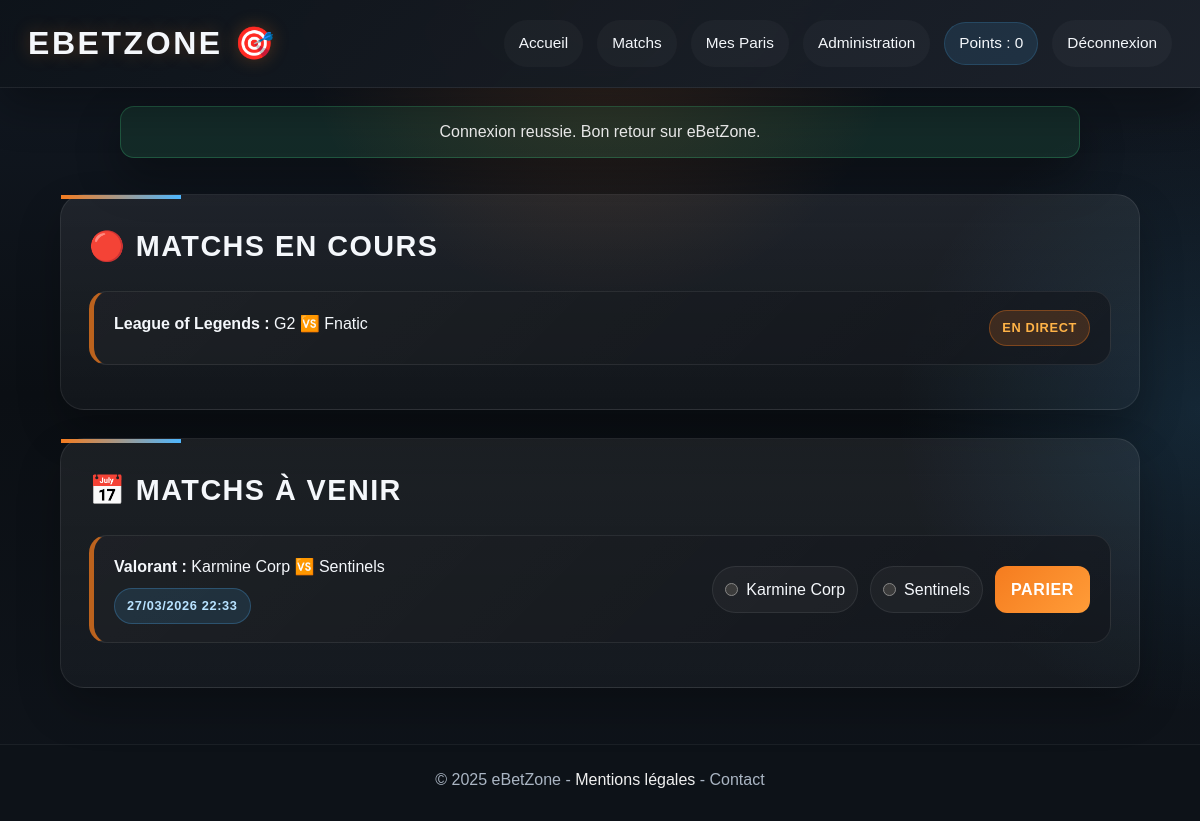
Page /matchs (signed in) on the committed database.
### tables this page shows
CREATE TABLE users (
    id INT AUTO_INCREMENT PRIMARY KEY,
    username VARCHAR(50) NOT NULL UNIQUE,
    login VARCHAR(100) NOT NULL UNIQUE,
    mdp VARCHAR(255) NOT NULL,
    role ENUM('user', 'admin') DEFAULT 'user',
    points INT DEFAULT 0,
    created_at DATETIME DEFAULT CURRENT_TIMESTAMP
);

CREATE TABLE matchs (
    id INT AUTO_INCREMENT PRIMARY KEY,
    jeu VARCHAR(50) NOT NULL,
    equipe1 VARCHAR(100) NOT NULL,
    equipe2 VARCHAR(100) NOT NULL,
    date_match DATETIME NOT NULL,
    gagnant ENUM('equipe1', 'equipe2', 'en cours') DEFAULT 'en cours'
);

### controllers/pagesController.php (called while the page is built, shortened)
<?php
require_once "controllers/utilities.php";
require_once "models/matchModel.php";
require_once "models/userModel.php";
function syncCurrentUserSession() {
    $user = currentUser();
    $userModel = new UserModel();
    $freshUser = $userModel->getById($user["id"]);
}
function matchsPage(){
    syncCurrentUserSession();
    $datas_page=[
        "description" => "Page matchs du site",
        "title" => "Matchs : eBetZone",
        "view" => "views/pages/matchs.php",
    ];
    drawPage($datas_page);
}

### models/userModel.php (called while the page is built, shortened)
<?php
require_once "models/pdoModel.php";
class UserModel {
    private $pdo;
    public function __construct() {
        $this->pdo = setDB();
    }
    public function getById($id) {
        $stmt = $this->pdo->prepare("SELECT * FROM users WHERE id = ?");
        $stmt->execute([$id]);
        return $stmt->fetch(PDO::FETCH_ASSOC);
    }
}

### models/pdoModel.php (called while the page is built)
<?php
function setDB(){
    static $pdo;
    if($pdo === null){
        $configs = [
            ["dsn" => "mysql:host=localhost;port=8889;dbname=bdebetzone;charset=utf8mb4", "user" => "root", "password" => "root"],
            ["dsn" => "mysql:host=localhost;dbname=bdebetzone;charset=utf8mb4", "user" => "root", "password" => ""],
        ];
        $lastException = null;
        foreach ($configs as $config) {
            try {
                $pdo = new PDO($config["dsn"], $config["user"], $config["password"]);
                $pdo->setAttribute(PDO::ATTR_ERRMODE, PDO::ERRMODE_EXCEPTION);
                return $pdo;
            } catch (PDOException $e) {
                $lastException = $e;
            }
        }
        throw $lastException;
    }
    return $pdo;
}

### models/matchModel.php (called while the page is built, shortened)
<?php
require_once("models/pdoModel.php");
class MatchModel {
    private $pdo;
    public function __construct() {
        $this->pdo = setDB();
    }
    public function getMatchsEnCours() {
        $sql = "SELECT * FROM matchs WHERE gagnant = 'en cours' AND date_match <= NOW()";
        return $this->pdo->query($sql)->fetchAll(PDO::FETCH_ASSOC);
    }
    public function getMatchsAVenir() {
        $sql = "SELECT * FROM matchs WHERE date_match > NOW() AND gagnant = 'en cours' ORDER BY date_match ASC";
        return $this->pdo->query($sql)->fetchAll(PDO::FETCH_ASSOC);
    }
}

### views/pages/matchs.php (the view, shortened to what this page needs)
<?php include("views/components/header.php"); ?>
<?php
require_once("models/matchModel.php");
$baseUrl = baseUrl();
$matchModel = new MatchModel();
$matchsLive = $matchModel->getMatchsEnCours();
$matchsFuturs = $matchModel->getMatchsAVenir();
$userBets = [];
?>
<main class="matchs-container">
  <section class="section">
    <h2>🔴 Matchs en cours</h2>
    <?php if (empty($matchsLive)): ?>
      <p style="color:gray;">Aucun match en cours pour le moment.</p>
    <?php else: ?>
      <?php foreach ($matchsLive as $match): ?>
        <div class="match-card">
          <p><strong><?= htmlspecialchars($match['jeu']) ?> :</strong> <?= htmlspecialchars($match['equipe1']) ?> 🆚 <?= htmlspecialchars($match['equipe2']) ?></p>
          <span class="live">En direct</span>
        </div>
      <?php endforeach; ?>
    <?php endif; ?>
  </section>
  <section class="section">
    <h2>📅 Matchs à venir</h2>
    <?php if (empty($matchsFuturs)): ?>
      <p style="color:gray;">Aucun match programmé.</p>
    <?php else: ?>
      <?php foreach ($matchsFuturs as $match): ?>
        <?php $existingBet = $userBets[$match['id']] ?? null; ?>
        <div class="match-card">
          <div>
            <p><strong><?= htmlspecialchars($match['jeu']) ?> :</strong> <?= htmlspecialchars($match['equipe1']) ?> 🆚 <?= htmlspecialchars($match['equipe2']) ?></p>
            <span class="date"><?= date('d/m/Y H:i', strtotime($match['date_match'])) ?></span>
          </div>
          <form method="post" action="<?= $baseUrl ?>/parier" style="margin-left: 20px;">
            <label>
              <input type="radio" name="choix" value="equipe1" <?= $existingBet && $existingBet['choix'] === 'equipe1' ? 'checked' : '' ?> required>
              <?= htmlspecialchars($match['equipe1']) ?>
            </label>
            <label>
              <input type="radio" name="choix" value="equipe2" <?= $existingBet && $existingBet['choix'] === 'equipe2' ? 'checked' : '' ?>>
              <?= htmlspecialchars($match['equipe2']) ?>
            </label>
            <button type="submit" class="btn-parier">
              <?= $existingBet ? 'Modifier mon pari' : 'Parier' ?>
            </button>
          </form>
        </div>
      <?php endforeach; ?>
    <?php endif; ?>
  </section>
</main>
<?php include("views/components/footer.php"); ?>

### views/components/header.php (shortened to what this page needs)
<!DOCTYPE html>
<html lang="fr">
<head>
  <?php $baseUrl = baseUrl(); ?>
  <link rel="stylesheet" href="<?= $baseUrl ?>/public/css/header.css">
  <link rel="stylesheet" href="<?= $baseUrl ?>/public/css/home.css">
  <link rel="stylesheet" href="<?= $baseUrl ?>/public/css/cnx.css">
  <link rel="stylesheet" href="<?= $baseUrl ?>/public/css/matchs.css">
  <link rel="stylesheet" href="<?= $baseUrl ?>/public/css/footer.css">
</head>
<body>
  <?php
  $user = currentUser();
  $flash = getFlashMessage();
  ?>
  <header>
    <h1>eBetZone 🎯</h1>
    <nav>
      <a href="<?= $baseUrl ?>/home">Accueil</a>
      <a href="<?= $baseUrl ?>/matchs">Matchs</a>
      <a href="<?= $baseUrl ?>/paris">Mes Paris</a>
    <?php if ($user && ($user['role'] ?? '') === 'admin'): ?>
      <a href="<?= $baseUrl ?>/admin">Administration</a>
    <?php endif; ?>
    <?php if ($user): ?>
      <span>Points : <?= (int) ($user['points'] ?? 0) ?></span>
      <a href="<?= $baseUrl ?>/logout">Déconnexion</a>
    <?php endif; ?>
    </nav>
  </header>
  <?php if ($flash): ?>
    <div class="flash-message flash-<?= htmlspecialchars($flash['type']) ?>" style="padding:12px 20px; text-align:center;">
      <?= htmlspecialchars($flash['message']) ?>
    </div>
  <?php endif; ?>

### public/css/header.css (style rules this page uses)
:root { --ow-bg: #0b0f14; --ow-panel: rgba(24, 31, 40, 0.92); --ow-panel-strong: rgba(16, 22, 29, 0.96); --ow-panel-soft: rgba(255, 255, 255, 0.06); --ow-text: #f4f7fb; --ow-text-soft: #aab5c3; --ow-orange: #f57c1f; --ow-orange-light: #ffb347; --ow-blue: #4eb7ff; --ow-line: rgba(255, 255, 255, 0.12); --ow-shadow: 0 18px 45px rgba(0, 0, 0, 0.32); --ow-radius: 18px; --ow-font: "Trebuchet MS", "Arial Narrow", sans-serif; }
* { margin: 0; padding: 0; box-sizing: border-box; }
html, body { min-height: 100%; }
body { display: flex; flex-direction: column; min-height: 100vh; background: radial-gradient(circle at top, rgba(245, 124, 31, 0.18), transparent 30%), radial-gradient(circle at right, rgba(78, 183, 255, 0.14), transparent 24%), linear-gradient(180deg, #121923 0%, #0b0f14 48%, #0f141b 100%); color: var(--ow-text); line-height: 1.6; font-family: var(--ow-font); }
main { flex: 1; width: 100%; }
header { position: sticky; top: 0; z-index: 20; display: flex; justify-content: space-between; align-items: center; gap: 20px; padding: 18px 28px; background: linear-gradient(135deg, rgba(14, 19, 26, 0.96), rgba(29, 35, 44, 0.92)); border-bottom: 1px solid rgba(255, 255, 255, 0.08); box-shadow: var(--ow-shadow); backdrop-filter: blur(12px); }
header h1 { font-size: 2rem; letter-spacing: 0.08em; text-transform: uppercase; color: var(--ow-text); text-shadow: 0 0 18px rgba(245, 124, 31, 0.28); }
nav { display: flex; align-items: center; gap: 14px; flex-wrap: wrap; }
nav a, nav span { color: var(--ow-text); text-decoration: none; font-size: 0.96rem; }
nav a { padding: 10px 14px; border: 1px solid transparent; border-radius: 999px; background: rgba(255, 255, 255, 0.03); transition: transform 0.2s ease, border-color 0.2s ease, background 0.2s ease; }
nav span { padding: 8px 14px; border-radius: 999px; background: rgba(78, 183, 255, 0.12); border: 1px solid rgba(78, 183, 255, 0.18); }
.flash-message { width: min(960px, calc(100% - 32px)); margin: 18px auto 0; padding: 14px 18px; border-radius: 14px; border: 1px solid var(--ow-line); box-shadow: var(--ow-shadow); }
.flash-success { background: rgba(53, 168, 107, 0.14); border-color: rgba(53, 168, 107, 0.35); }

### public/css/cnx.css (style rules this page uses)
html, body { height: 100%; margin: 0; padding: 0; background-color: #121212; font-family: Arial, sans-serif; color: #f0f0f0; display: flex; flex-direction: column; }

### rows in the picture
users: points "0"
matchs: jeu "League of Legends", equipe1 "G2", equipe2 "Fnatic"
matchs: jeu "Valorant", equipe1 "Karmine Corp", equipe2 "Sentinels", date_match "27/03/2026 22:33"

### other values in the picture
$flash['message'] "Connexion reussie. Bon retour sur eBetZone."
